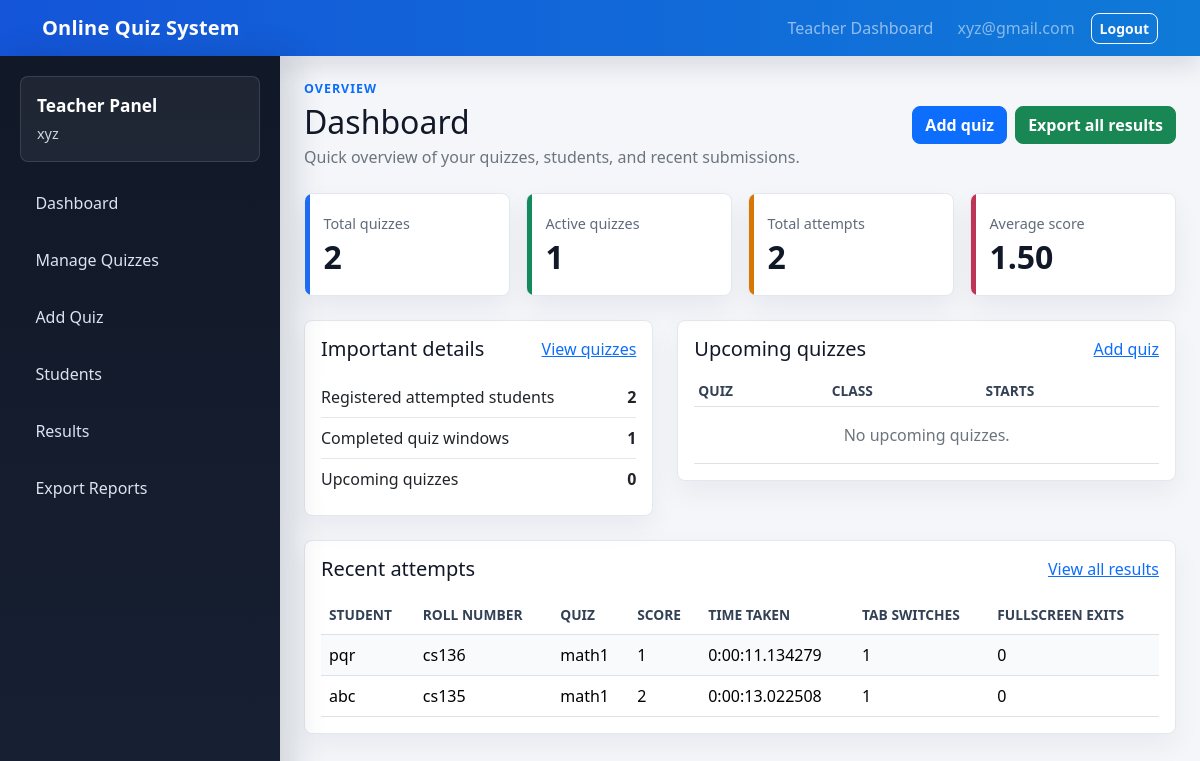
The page /teacher/dashboard/ (signed in) on the database as committed earlier.
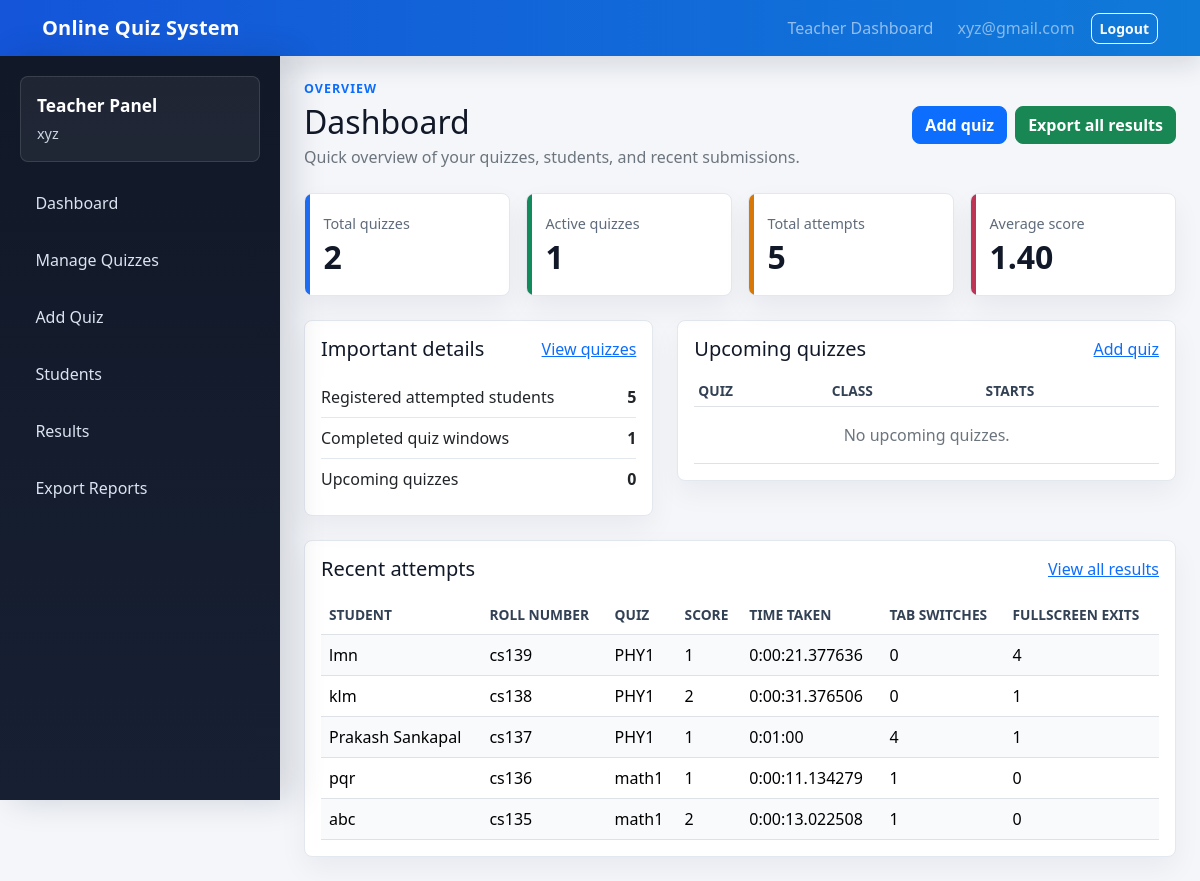
The same page on the database as committed later.
### quizzes/models.py (models this page shows, shortened)
class Attempt(models.Model):
    user = models.ForeignKey(settings.AUTH_USER_MODEL, on_delete=models.CASCADE, related_name="attempts")
    quiz = models.ForeignKey(Quiz, on_delete=models.CASCADE, related_name="attempts")
    score = models.PositiveIntegerField(default=0)
    start_time = models.DateTimeField(default=timezone.now)
    end_time = models.DateTimeField(blank=True, null=True)
    time_taken = models.DurationField(blank=True, null=True)
    tab_switch_count = models.PositiveIntegerField(default=0)
    fullscreen_exit_count = models.PositiveIntegerField(default=0)
    fullscreen_violation_submitted = models.BooleanField(default=False)
    is_submitted = models.BooleanField(default=False)
    question_order = models.JSONField(default=list, blank=True)
    option_order = models.JSONField(default=dict, blank=True)
    class Meta:
        constraints = [
            models.UniqueConstraint(fields=["user", "quiz"], name="unique_user_quiz_attempt")
        ]
        ordering = ["-start_time"]

class StudentProfile(models.Model):
    user = models.OneToOneField(settings.AUTH_USER_MODEL, on_delete=models.CASCADE, related_name="student_profile")
    roll_number = models.CharField(max_length=50, unique=True)
    year = models.CharField(max_length=20, default="1")
    branch = models.CharField(max_length=100, default="CSE")
    section = models.CharField(max_length=20, default="A")
    class Meta:
        ordering = ["roll_number"]

class Quiz(models.Model):
    teacher = models.ForeignKey(
        settings.AUTH_USER_MODEL,
        on_delete=models.CASCADE,
        related_name="created_quizzes",
        blank=True,
        null=True,
    )
    title = models.CharField(max_length=200)
    description = models.TextField()
    category = models.CharField(max_length=100)
    year = models.CharField(max_length=20, default="1")
    branch = models.CharField(max_length=100, default="CSE")
    section = models.CharField(max_length=20, default="A")
    time_limit = models.PositiveIntegerField(help_text="Time limit in minutes")
    start_time = models.DateTimeField()
    end_time = models.DateTimeField()
    access_code = models.CharField(max_length=50, blank=True, null=True)
    class Meta:
        ordering = ["start_time", "title"]

### quizzes/views.py (the view)
# urls.py: path("teacher/dashboard/", views.teacher_dashboard, name="teacher_dashboard"),
@staff_member_required(login_url="teacher_login")
def teacher_dashboard(request):
    teacher_quizzes = Quiz.objects.filter(teacher=request.user)
    attempts = Attempt.objects.filter(is_submitted=True, quiz__in=teacher_quizzes)
    analytics = attempts.aggregate(total_attempts=Count("id"), average_score=Avg("score"))
    recent_attempts = attempts.select_related("user", "user__student_profile", "quiz").order_by("-end_time")[:20]
    now = timezone.now()
    total_quizzes = teacher_quizzes.count()
    active_quizzes = teacher_quizzes.filter(start_time__lte=now, end_time__gte=now).count()
    upcoming_quizzes = teacher_quizzes.filter(start_time__gt=now).order_by("start_time")[:5]
    completed_quizzes = teacher_quizzes.filter(end_time__lt=now).count()
    students = (
        User.objects.filter(attempts__quiz__in=teacher_quizzes, is_staff=False, is_superuser=False)
        .select_related("student_profile")
        .annotate(total_attempts=Count("attempts"))
        .distinct()
        .order_by("-date_joined")
    )
    return render(
        request,
        "quizzes/teacher_dashboard.html",
        {
            "analytics": analytics,
            "recent_attempts": recent_attempts,
            "total_quizzes": total_quizzes,
            "active_quizzes": active_quizzes,
            "upcoming_quizzes": upcoming_quizzes,
            "completed_quizzes": completed_quizzes,
            "students": students,
        },
    )

### quizzes/templates/quizzes/teacher_dashboard.html (shortened to what this page needs)
{% extends "quizzes/teacher_base.html" %}
{% block teacher_content %}
<div class="d-flex flex-column flex-md-row justify-content-between align-items-md-center gap-3 mb-4">
    <div>
        <p class="eyebrow mb-1">Overview</p>
        <h1 class="h2 mb-1">Dashboard</h1>
        <p class="text-secondary mb-0">Quick overview of your quizzes, students, and recent submissions.</p>
    </div>
    <div class="d-flex gap-2">
        <a class="btn btn-primary" href="{% url 'teacher_quiz_create' %}">Add quiz</a>
        <a class="btn btn-success" href="{% url 'export_results_csv' %}">Export all results</a>
    </div>
</div>
<div class="row g-3 mb-4">
    <div class="col-sm-6 col-xl-3">
        <div class="metric metric-primary"><span>Total quizzes</span><strong>{{ total_quizzes }}</strong></div>
    </div>
    <div class="col-sm-6 col-xl-3">
        <div class="metric metric-green"><span>Active quizzes</span><strong>{{ active_quizzes }}</strong></div>
    </div>
    <div class="col-sm-6 col-xl-3">
        <div class="metric metric-amber"><span>Total attempts</span><strong>{{ analytics.total_attempts|default:0 }}</strong></div>
    </div>
    <div class="col-sm-6 col-xl-3">
        <div class="metric metric-rose"><span>Average score</span><strong>{{ analytics.average_score|default:0|floatformat:2 }}</strong></div>
    </div>
</div>
<div class="row g-4">
    <div class="col-xl-5">
        <div class="section-panel">
            <div class="d-flex justify-content-between align-items-center mb-3">
                <h2 class="h5 mb-0">Important details</h2>
                <a href="{% url 'teacher_quiz_list' %}">View quizzes</a>
            </div>
            <div class="list-group list-group-flush">
                <div class="list-group-item d-flex justify-content-between px-0"><span>Registered attempted students</span><strong>{{ students|length }}</strong></div>
                <div class="list-group-item d-flex justify-content-between px-0"><span>Completed quiz windows</span><strong>{{ completed_quizzes }}</strong></div>
                <div class="list-group-item d-flex justify-content-between px-0"><span>Upcoming quizzes</span><strong>{{ upcoming_quizzes|length }}</strong></div>
            </div>
        </div>
    </div>
    <div class="col-xl-7">
        <div class="section-panel">
            <div class="d-flex justify-content-between align-items-center mb-3">
                <h2 class="h5 mb-0">Upcoming quizzes</h2>
                <a href="{% url 'teacher_quiz_create' %}">Add quiz</a>
            </div>
            <div class="table-responsive">
                <table class="table table-sm align-middle mb-0">
                    <thead><tr><th>Quiz</th><th>Class</th><th>Starts</th></tr></thead>
                    <tbody>
                    {% for quiz in upcoming_quizzes %}
                        <tr>
                            <td>{{ quiz.title }}</td>
                            <td>{{ quiz.year }} / {{ quiz.branch }} / {{ quiz.section }}</td>
                            <td>{{ quiz.start_time|date:"M d, Y H:i" }}</td>
                        </tr>
                    {% empty %}
                        <tr><td colspan="3" class="text-center text-secondary py-3">No upcoming quizzes.</td></tr>
                    {% endfor %}
                    </tbody>
                </table>
            </div>
        </div>
    </div>
</div>
<div class="section-panel mt-4">
    <div class="d-flex justify-content-between align-items-center mb-3">
        <h2 class="h5 mb-0">Recent attempts</h2>
        <a href="{% url 'teacher_results_overview' %}">View all results</a>
    </div>
    <div class="table-responsive">
        <table class="table table-striped align-middle mb-0">
            <thead><tr><th>Student</th><th>Roll number</th><th>Quiz</th><th>Score</th><th>Time taken</th><th>Tab switches</th><th>Fullscreen exits</th></tr></thead>
            <tbody>
            {% for attempt in recent_attempts %}
                <tr>
                    <td>{{ attempt.user.get_full_name|default:attempt.user.username }}</td>
                    <td>{{ attempt.user.student_profile.roll_number|default:"-" }}</td>
                    <td>{{ attempt.quiz.title }}</td>
                    <td>{{ attempt.score }}</td>
                    <td>{{ attempt.time_taken }}</td>
                    <td>{{ attempt.tab_switch_count }}</td>
                    <td>{{ attempt.fullscreen_exit_count }}</td>
                </tr>
            {% empty %}
                <tr><td colspan="7" class="text-center text-secondary py-4">No submitted attempts yet.</td></tr>
            {% endfor %}
            </tbody>
        </table>
    </div>
</div>
{% endblock %}

### quizzes/templates/quizzes/teacher_base.html (shortened to what this page needs)
{% extends "quizzes/base.html" %}
{% block main %}
<div class="teacher-layout">
    <aside class="teacher-sidebar">
        <div class="teacher-sidebar-header">
            <div class="teacher-sidebar-title">Teacher Panel</div>
            <div class="teacher-sidebar-user">{{ user.get_full_name|default:user.email|default:user.username }}</div>
        </div>
        <nav class="teacher-nav" aria-label="Teacher navigation">
            <a href="{% url 'teacher_dashboard' %}"><span>Dashboard</span></a>
            <a href="{% url 'teacher_quiz_list' %}"><span>Manage Quizzes</span></a>
            <a href="{% url 'teacher_quiz_create' %}"><span>Add Quiz</span></a>
            <a href="{% url 'teacher_student_list' %}"><span>Students</span></a>
            <a href="{% url 'teacher_results_overview' %}"><span>Results</span></a>
            <a href="{% url 'export_results_csv' %}"><span>Export Reports</span></a>
        </nav>
    </aside>
    <section class="teacher-content">
        {% block teacher_content %}{% endblock %}
    </section>
</div>
{% endblock %}

### quizzes/templates/quizzes/base.html (shortened to what this page needs)
{% load static %}
<!doctype html>
<html lang="en">
<head>
    <link href="https://cdn.jsdelivr.net/npm/bootstrap@5.3.3/dist/css/bootstrap.min.css" rel="stylesheet">
    <link rel="stylesheet" href="{% static 'quizzes/styles.css' %}?v=20260505">
</head>
<body>
<nav class="navbar navbar-expand-lg navbar-dark bg-primary">
    <div class="container">
        <a class="navbar-brand fw-semibold" href="{% url 'home' %}">Online Quiz System</a>
        <div class="collapse navbar-collapse" id="mainNav">
            <ul class="navbar-nav ms-auto align-items-lg-center gap-lg-2">
                {% if user.is_authenticated %}
                    {% if user.is_staff %}
                        <li class="nav-item"><a class="nav-link" href="{% url 'teacher_dashboard' %}">Teacher Dashboard</a></li>
                    {% else %}
                        <li class="nav-item"><a class="nav-link" href="{% url 'student_dashboard' %}">Student Dashboard</a></li>
                    {% endif %}
                    <li class="nav-item text-white-50 px-lg-2">{{ user.username }}</li>
                    <li class="nav-item">
                        <form method="post" action="{% url 'logout' %}">
                            <button class="btn btn-outline-light btn-sm" type="submit">Logout</button>
                        </form>
                    </li>
                {% else %}
                    <li class="nav-item"><a class="nav-link" href="{% url 'student_login' %}">Student Login</a></li>
                    <li class="nav-item"><a class="nav-link" href="{% url 'teacher_login' %}">Teacher Login</a></li>
                {% endif %}
            </ul>
        </div>
    </div>
</nav>
{% block main %}{% endblock %}
</body>
</html>

### quizzes/static/quizzes/styles.css (style rules this page uses)
body { background: #f4f6fa; color: #111827; }
.navbar.bg-primary { background: linear-gradient(90deg, #1455d9, #0f7ad8) !important; box-shadow: 0 10px 24px rgba(17, 24, 39, .12); }
.navbar-brand { letter-spacing: .2px; }
.quiz-card, .question-panel, .metric { background: #fff; border: 1px solid #e3e7ee; border-radius: 8px; box-shadow: 0 12px 28px rgba(15, 23, 42, .05); }
.metric { padding: 1.15rem; position: relative; overflow: hidden; box-shadow: 0 12px 28px rgba(15, 23, 42, .06); }
.metric span { display: block; color: #5f6b7a; font-size: .9rem; }
.metric strong { display: block; font-size: 2rem; line-height: 1.2; margin-top: .25rem; }
.metric::before { content: ""; position: absolute; inset: 0 auto 0 0; width: 5px; background: #1d6cf2; }
.metric-primary::before { background: #1d6cf2; }
.metric-green::before { background: #138a5b; }
.metric-amber::before { background: #d97706; }
.metric-rose::before { background: #be3455; }
.teacher-layout { display: grid; grid-template-columns: 280px minmax(0, 1fr); min-height: calc(100vh - 56px); }
.teacher-sidebar { background: linear-gradient(180deg, #111827 0%, #172033 100%); color: #fff; padding: 1.25rem; box-shadow: 12px 0 32px rgba(15, 23, 42, .16); position: sticky; top: 0; height: calc(100vh - 56px); }
.teacher-sidebar-header { border: 1px solid rgba(255, 255, 255, .12); background: rgba(255, 255, 255, .06); border-radius: 8px; margin-bottom: 1rem; padding: 1rem; }
.teacher-sidebar-title { font-weight: 700; font-size: 1.08rem; }
.teacher-sidebar-user { color: #cbd5e1; font-size: .9rem; margin-top: .25rem; overflow-wrap: anywhere; }
.teacher-nav { display: grid; gap: .45rem; }
.teacher-nav a { color: #dbe4f0; display: flex; align-items: center; min-height: 44px; text-decoration: none; padding: .75rem .9rem; border: 1px solid transparent; border-radius: 8px; transition: background-color .15s ease, border-color .15s ease, transform .15s ease; }
.teacher-content { min-width: 0; padding: 1.5rem; overflow-x: hidden; }
.section-panel { background: #fff; border: 1px solid #e3e7ee; border-radius: 8px; padding: 1rem; box-shadow: 0 12px 28px rgba(15, 23, 42, .05); }
.eyebrow { color: #0d6efd; font-size: .78rem; font-weight: 700; letter-spacing: .08em; text-transform: uppercase; }
.table { --bs-table-striped-bg: #f8fafc; }
.table thead th { color: #334155; font-size: .86rem; font-weight: 700; text-transform: uppercase; vertical-align: middle; }
.table td { vertical-align: middle; }
.btn { border-radius: 8px; font-weight: 600; }
.list-group-item { border-color: #e3e7ee; }

Rows that differ between the two databases and show on the page:
added Attempt: user.get_full_name "lmn", user.student_profile.roll_number "cs139", quiz "PHY1", score "1", time_taken "0:00:21.377636", tab_switch_count "0", fullscreen_exit_count "4"
added Attempt: user.get_full_name "klm", user.student_profile.roll_number "cs138", quiz "PHY1", score "2", time_taken "0:00:31.376506", tab_switch_count "0", fullscreen_exit_count "1"
added Attempt: user.get_full_name "Prakash Sankapal", user.student_profile.roll_number "cs137", quiz "PHY1", score "1", time_taken "0:01:00", tab_switch_count "4", fullscreen_exit_count "1"
Other text that changed with them:
{{ analytics.total_attempts|default:0 }}: "2" → "5"
{{ analytics.average_score|default:0|floatformat:2 }}: "1.50" → "1.40"
{{ students|length }}: "2" → "5"
